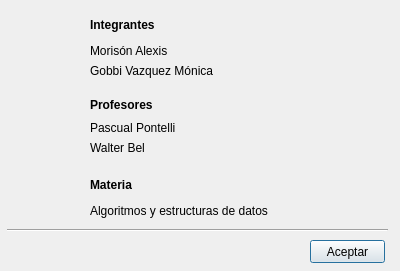
<?xml version="1.0" encoding="UTF-8"?>
<ui version="4.0">
 <class>Dialog</class>
 <widget class="QDialog" name="Dialog">
  <property name="geometry">
   <rect>
    <x>0</x>
    <y>0</y>
    <width>400</width>
    <height>271</height>
   </rect>
  </property>
  <property name="windowTitle">
   <string>Dialog</string>
  </property>
  <widget class="QPushButton" name="pushButton">
   <property name="geometry">
    <rect>
     <x>310</x>
     <y>240</y>
     <width>75</width>
     <height>23</height>
    </rect>
   </property>
   <property name="text">
    <string>Aceptar</string>
   </property>
  </widget>
  <widget class="Line" name="line">
   <property name="geometry">
    <rect>
     <x>7</x>
     <y>220</y>
     <width>381</width>
     <height>20</height>
    </rect>
   </property>
   <property name="orientation">
    <enum>Qt::Horizontal</enum>
   </property>
  </widget>
  <widget class="QLabel" name="label">
   <property name="geometry">
    <rect>
     <x>90</x>
     <y>10</y>
     <width>171</width>
     <height>31</height>
    </rect>
   </property>
   <property name="text">
    <string>&lt;html&gt;&lt;head/&gt;&lt;body&gt;&lt;p&gt;&lt;span style=&quot; font-size:9pt; font-weight:600;&quot;&gt;Integrantes&lt;/span&gt;&lt;/p&gt;&lt;/body&gt;&lt;/html&gt;</string>
   </property>
  </widget>
  <widget class="QLabel" name="label_2">
   <property name="geometry">
    <rect>
     <x>90</x>
     <y>40</y>
     <width>231</width>
     <height>21</height>
    </rect>
   </property>
   <property name="text">
    <string>Morisón Alexis</string>
   </property>
  </widget>
  <widget class="QLabel" name="label_3">
   <property name="geometry">
    <rect>
     <x>90</x>
     <y>60</y>
     <width>151</width>
     <height>21</height>
    </rect>
   </property>
   <property name="text">
    <string>Gobbi Vazquez Mónica</string>
   </property>
  </widget>
  <widget class="QLabel" name="label_4">
   <property name="geometry">
    <rect>
     <x>90</x>
     <y>90</y>
     <width>101</width>
     <height>31</height>
    </rect>
   </property>
   <property name="text">
    <string>&lt;html&gt;&lt;head/&gt;&lt;body&gt;&lt;p&gt;&lt;span style=&quot; font-size:9pt; font-weight:600;&quot;&gt;Profesores&lt;/span&gt;&lt;/p&gt;&lt;/body&gt;&lt;/html&gt;</string>
   </property>
  </widget>
  <widget class="QLabel" name="label_5">
   <property name="geometry">
    <rect>
     <x>90</x>
     <y>120</y>
     <width>101</width>
     <height>16</height>
    </rect>
   </property>
   <property name="text">
    <string>Pascual Pontelli</string>
   </property>
  </widget>
  <widget class="QLabel" name="label_6">
   <property name="geometry">
    <rect>
     <x>90</x>
     <y>140</y>
     <width>81</width>
     <height>16</height>
    </rect>
   </property>
   <property name="text">
    <string>Walter Bel</string>
   </property>
  </widget>
  <widget class="QLabel" name="label_7">
   <property name="geometry">
    <rect>
     <x>90</x>
     <y>170</y>
     <width>81</width>
     <height>31</height>
    </rect>
   </property>
   <property name="text">
    <string>&lt;html&gt;&lt;head/&gt;&lt;body&gt;&lt;p&gt;&lt;span style=&quot; font-size:9pt; font-weight:600;&quot;&gt;Materia&lt;/span&gt;&lt;/p&gt;&lt;/body&gt;&lt;/html&gt;</string>
   </property>
  </widget>
  <widget class="QLabel" name="label_8">
   <property name="geometry">
    <rect>
     <x>90</x>
     <y>200</y>
     <width>181</width>
     <height>21</height>
    </rect>
   </property>
   <property name="text">
    <string>Algoritmos y estructuras de datos</string>
   </property>
  </widget>
 </widget>
 <resources/>
 <connections/>
</ui>
